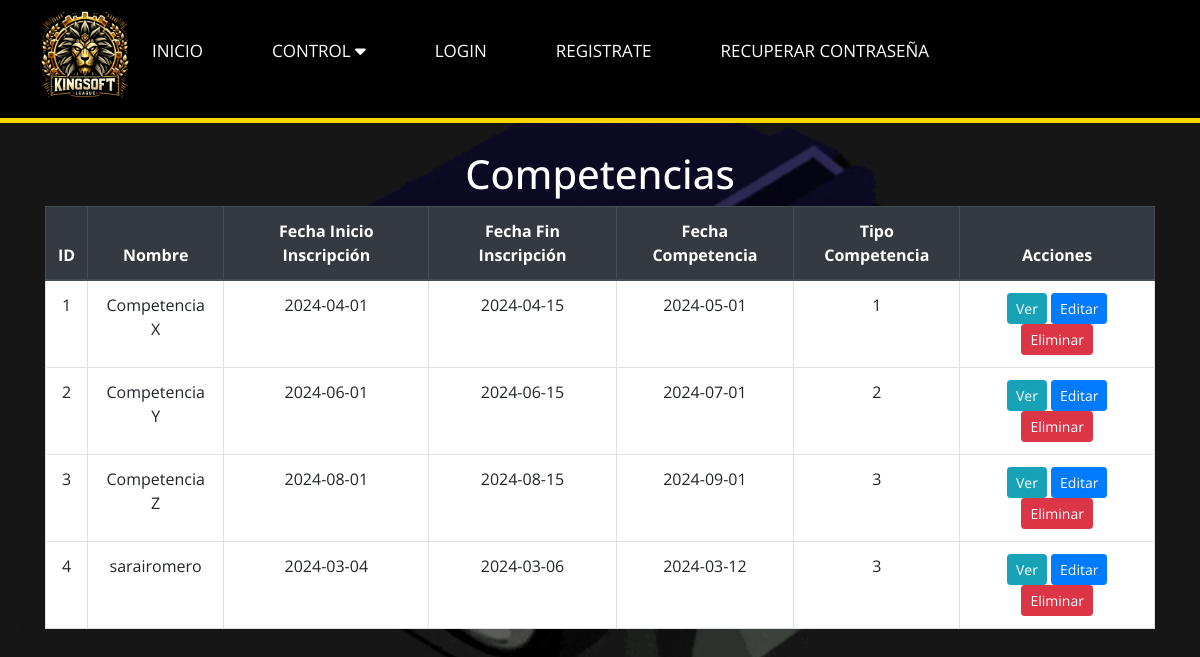
The app's page /Versión_1/Diseño/CompetenciaView.php, older data.
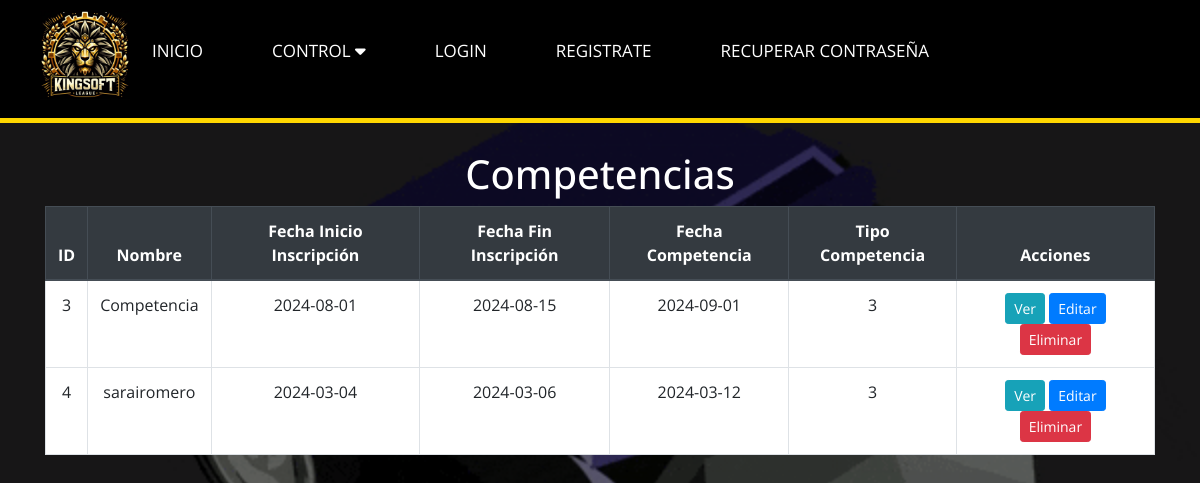
The same page, newer data.
### tables this page shows
CREATE TABLE `competencia` (
  `id` int(11) NOT NULL,
  `nombre` varchar(100) DEFAULT NULL,
  `fecha_inicio_inscripcion` date DEFAULT NULL,
  `fecha_fin_inscripcion` date DEFAULT NULL,
  `fecha_compentencia` date DEFAULT NULL,
  `tipo_competencia` int(11) DEFAULT NULL
);

### Versión_1/Diseño/CompetenciaController.php (called while the page is built, shortened)
<?php
require_once 'CompetenciaModel.php';
class CompetenciaController {
    private $model;
    public function __construct($db) {
        $this->model = new CompetenciaModel($db);
    }
    public function getAllCompetencias() {
        return $this->model->getAllCompetencias();
    }
}
?>

### Versión_1/Diseño/CompetenciaModel.php (called while the page is built, shortened)
<?php
class CompetenciaModel {
    private $conn;
    public function __construct($db) {
        $this->conn = $db;
    }
    public function getAllCompetencias() {
        $query = "SELECT * FROM competencia";
        $stmt = $this->conn->prepare($query);
        $stmt->execute();
        return $stmt;
    }
}
?>

### Versión_1/Diseño/CompetenciaView.php (the view, shortened to what this page needs)
<?php
require_once 'CompetenciaController.php';
$db = new PDO('mysql:host=localhost;dbname=datosks', 'root', '');
$controller = new CompetenciaController($db);
$competencias = $controller->getAllCompetencias();
?>
<!DOCTYPE html>
<html lang="en">
<head>
    <link rel="stylesheet" href="https://maxcdn.bootstrapcdn.com/bootstrap/4.5.2/css/bootstrap.min.css">
</head>
<body>
<?php
    include 'navegador.php'
    ?>
    <div class="container">
        <h1>Competencias</h1>
        <table class="table table-bordered">
            <thead class="thead-dark">
                <tr>
                    <th>ID</th>
                    <th>Nombre</th>
                    <th>Fecha Inicio Inscripción</th>
                    <th>Fecha Fin Inscripción</th>
                    <th>Fecha Competencia</th>
                    <th>Tipo Competencia</th>
                    <th>Acciones</th>
                </tr>
            </thead>
            <tbody>
                <?php while ($competencia = $competencias->fetch(PDO::FETCH_ASSOC)) : ?>
                    <tr>
                        <td><?php echo $competencia['id']; ?></td>
                        <td><?php echo $competencia['nombre']; ?></td>
                        <td><?php echo $competencia['fecha_inicio_inscripcion']; ?></td>
                        <td><?php echo $competencia['fecha_fin_inscripcion']; ?></td>
                        <td><?php echo $competencia['fecha_compentencia']; ?></td>
                        <td><?php echo $competencia['tipo_competencia']; ?></td>
                        <td>
                            <a href="vercompetencia.php?id=<?php echo $competencia['id']; ?>" class="btn btn-info btn-sm">Ver</a>
                            <a href="editarcompetencia.php?id=<?php echo $competencia['id']; ?>" class="btn btn-primary btn-sm">Editar</a>
                            <a href="eliminarcompetencia.php?id=<?php echo $competencia['id']; ?>" class="btn btn-danger btn-sm">Eliminar</a>
                        </td>
                    </tr>
                <?php endwhile; ?>
            </tbody>
        </table>
    </div>
</body>
</html>

### Versión_1/Diseño/navegador.php (shortened to what this page needs)
<!DOCTYPE html>
<html lang="en">
<head>
    <link rel="stylesheet" href="https://cdnjs.cloudflare.com/ajax/libs/font-awesome/6.5.1/css/all.min.css" />
    <link rel="stylesheet" href="stylelogin.css">
<nav class="navbar">
        <div class="navbar-container">
            <h1><a href="#"><img id="logo" src="k.jpeg" alt="Logo"></a></h1>
            <ul class="nav-links">
                <li><a href="menu.html">Inicio</a></li>
                <li><a href="#inicio">CONTROL <i class="fas fa-caret-down"></i></a>
                </li>
                <li><a href="#trabajos">LOGIN</a></li>
                <li><a href="#sobre-mi">REGISTRATE</a></li>
                <li><a href="#servicios">RECUPERAR CONTRASEÑA</a></li>
                <li><a href="#curriculum"></a></li>
                <li><a href="#contacto"></a></li>
            </ul>
        </div>
    </nav>

### Versión_1/Diseño/stylelogin.css (style rules this page uses)
* { padding: 0; margin: 0; box-sizing: border-box; font-family: 'Open Sans', sans-serif; }
html { scroll-behavior: smooth; }
nav ul { list-style: none; display: flex; }
nav ul li { margin: 0 15px; }
nav ul li a { color: #fff; text-decoration: none; text-transform: uppercase; padding: 5px 7px; transition: .3s; }
.navbar { background-color: #000; border-bottom: 5px solid gold; color: #fff; padding: 10px 0; width: 100%; position: fixed; top: 0; left: 0; z-index: 1000; }
.navbar-container { display: flex; justify-content: space-between; align-items: center; max-width: 1400px; margin: 0 auto; padding: 0 20px; width: 100%; }
.nav-links { list-style: none; display: flex; margin-right: auto; }
.nav-links li { margin-right: 20px; }
.nav-links li:not(:last-child) { margin-right: 40px; }
.nav-links li a { color: #fff; text-decoration: none; text-transform: uppercase; font-size: 17px; transition: color 0.3s; }
#logo { width: 90px; height: auto; margin-left: 20px; }

### Versión_1/Diseño/CompetenciaView.php (style rules this page uses)
.table { background-color:white; }
.container { margin-top: 150px; text-align: center; }
h1 { color:white; }

### Versión_1/Diseño/navegador.php (style rules this page uses)
.nav-links li { position: relative; }

Row changes from the older to the newer data that the page shows:
removed competencia: id "1", nombre "Competencia X", fecha_inicio_inscripcion "2024-04-01", fecha_fin_inscripcion "2024-04-15", fecha_compentencia "2024-05-01", tipo_competencia "1"
removed competencia: id "2", nombre "Competencia Y", fecha_inicio_inscripcion "2024-06-01", fecha_fin_inscripcion "2024-06-15", fecha_compentencia "2024-07-01", tipo_competencia "2"
changed competencia id 3: nombre "Competencia Z" → "Competencia"
